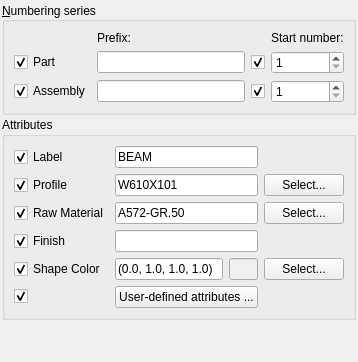
     <widget class="QWidget" name="tabAttributes">
      <attribute name="title">
       <string>Attributes</string>
      </attribute>
      <layout class="QGridLayout" name="gridLayout_2">
       <property name="sizeConstraint">
        <enum>QLayout::SetDefaultConstraint</enum>
       </property>
       <property name="leftMargin">
        <number>2</number>
       </property>
       <property name="topMargin">
        <number>2</number>
       </property>
       <property name="rightMargin">
        <number>2</number>
       </property>
       <property name="bottomMargin">
        <number>2</number>
       </property>
       <property name="spacing">
        <number>2</number>
       </property>
       <item row="0" column="0">
        <widget class="QGroupBox" name="groupBoxNumberinSeries">
         <property name="sizePolicy">
          <sizepolicy hsizetype="Preferred" vsizetype="MinimumExpanding">
           <horstretch>0</horstretch>
           <verstretch>0</verstretch>
          </sizepolicy>
         </property>
         <property name="title">
          <string>&amp;Numbering series</string>
         </property>
         <property name="alignment">
          <set>Qt::AlignLeading|Qt::AlignLeft|Qt::AlignVCenter</set>
         </property>
         <property name="flat">
          <bool>false</bool>
         </property>
         <property name="checkable">
          <bool>false</bool>
         </property>
         <property name="objectProperty" stdset="0">
          <string/>
         </property>
         <property name="widgetAction" stdset="0">
          <string/>
         </property>
         <layout class="QGridLayout" name="gridLayout_3">
          <item row="0" column="3">
           <widget class="QLabel" name="label_2">
            <property name="text">
             <string>Start number:</string>
            </property>
            <property name="objectProperty" stdset="0">
             <string/>
            </property>
            <property name="widgetAction" stdset="0">
             <string/>
            </property>
           </widget>
          </item>
          <item row="1" column="0">
           <widget class="QCheckBox" name="checkBoxTogglePartPrefix">
            <property name="text">
             <string>Part</string>
            </property>
            <property name="checked">
             <bool>true</bool>
            </property>
            <property name="objectProperty" stdset="0">
             <string>PartPrefix</string>
            </property>
            <property name="widgetAction" stdset="0">
             <string>toggleModifyProperty</string>
            </property>
           </widget>
          </item>
          <item row="0" column="1">
           <widget class="QLabel" name="label">
            <property name="text">
             <string>Prefix:</string>
            </property>
            <property name="objectProperty" stdset="0">
             <string/>
            </property>
            <property name="widgetAction" stdset="0">
             <string/>
            </property>
           </widget>
          </item>
          <item row="2" column="0">
           <widget class="QCheckBox" name="checkBoxToggleAssemblyPrefix">
            <property name="text">
             <string>Assembly</string>
            </property>
            <property name="checked">
             <bool>true</bool>
            </property>
            <property name="objectProperty" stdset="0">
             <string>AssemblyPrefix</string>
            </property>
            <property name="widgetAction" stdset="0">
             <string>toggleModifyProperty</string>
            </property>
           </widget>
          </item>
          <item row="1" column="1">
           <widget class="QLineEdit" name="lineEditPartPrefix">
            <property name="objectProperty" stdset="0">
             <string>PartPrefix</string>
            </property>
            <property name="widgetAction" stdset="0">
             <string/>
            </property>
            <property name="objectPropertyValue" stdset="0">
             <string/>
            </property>
           </widget>
          </item>
          <item row="1" column="2">
           <widget class="QCheckBox" name="checkBoxTogglePartStartNumber">
            <property name="text">
             <string/>
            </property>
            <property name="checked">
             <bool>true</bool>
            </property>
            <property name="objectProperty" stdset="0">
             <string>PartStartNumber</string>
            </property>
            <property name="widgetAction" stdset="0">
             <string>toggleModifyProperty</string>
            </property>
           </widget>
          </item>
          <item row="1" column="3">
           <widget class="QSpinBox" name="spinBoxPartStartNumber">
            <property name="contextMenuPolicy">
             <enum>Qt::NoContextMenu</enum>
            </property>
            <property name="suffix">
             <string/>
            </property>
            <property name="minimum">
             <number>1</number>
            </property>
            <property name="maximum">
             <number>1000000000</number>
            </property>
            <property name="value">
             <number>1</number>
            </property>
            <property name="objectProperty" stdset="0">
             <string notr="true">PartStartNumber</string>
            </property>
            <property name="widgetAction" stdset="0">
             <string/>
            </property>
           </widget>
          </item>
          <item row="2" column="1">
           <widget class="QLineEdit" name="lineEditAssemblyPrefix">
            <property name="objectProperty" stdset="0">
             <string>AssemblyPrefix</string>
            </property>
            <property name="widgetAction" stdset="0">
             <string/>
            </property>
           </widget>
          </item>
          <item row="2" column="2">
           <widget class="QCheckBox" name="checkBoxToggleAssemblyStartNumber">
            <property name="text">
             <string/>
            </property>
            <property name="checked">
             <bool>true</bool>
            </property>
            <property name="objectProperty" stdset="0">
             <string>AssemblyStartNumber</string>
            </property>
            <property name="widgetAction" stdset="0">
             <string>toggleModifyProperty</string>
            </property>
           </widget>
          </item>
          <item row="2" column="3">
           <widget class="QSpinBox" name="spinBoxAssemblyStartNumber">
            <property name="minimum">
             <number>1</number>
            </property>
            <property name="maximum">
             <number>1000000000</number>
            </property>
            <property name="value">
             <number>1</number>
            </property>
            <property name="objectProperty" stdset="0">
             <string>AssemblyStartNumber</string>
            </property>
            <property name="widgetAction" stdset="0">
             <string/>
            </property>
           </widget>
          </item>
         </layout>
        </widget>
       </item>
       <item row="1" column="0">
        <widget class="QGroupBox" name="groupBoxAttributes">
         <property name="title">
          <string>Attributes</string>
         </property>
         <property name="objectProperty" stdset="0">
          <string/>
         </property>
         <property name="widgetAction" stdset="0">
          <string/>
         </property>
         <layout class="QGridLayout" name="gridLayout_4">
          <item row="1" column="0">
           <widget class="QCheckBox" name="checkBoxToggleProfile">
            <property name="text">
             <string>Profile</string>
            </property>
            <property name="checked">
             <bool>true</bool>
            </property>
            <property name="objectProperty" stdset="0">
             <string>Profile</string>
            </property>
            <property name="widgetAction" stdset="0">
             <string>toggleModifyProperty</string>
            </property>
           </widget>
          </item>
          <item row="2" column="0">
           <widget class="QCheckBox" name="checkBoxToggleRawMaterial">
            <property name="text">
             <string>Raw Material</string>
            </property>
            <property name="checked">
             <bool>true</bool>
            </property>
            <property name="objectProperty" stdset="0">
             <string>RawMaterial</string>
            </property>
            <property name="widgetAction" stdset="0">
             <string>toggleModifyProperty</string>
            </property>
           </widget>
          </item>
          <item row="4" column="3">
           <widget class="QPushButton" name="pushButtonShapeColorSelect">
            <property name="enabled">
             <bool>true</bool>
            </property>
            <property name="text">
             <string>Select...</string>
            </property>
            <property name="checkable">
             <bool>false</bool>
            </property>
           </widget>
          </item>
          <item row="5" column="1" colspan="2">
           <widget class="QPushButton" name="pushButton_UDA">
            <property name="text">
             <string>User-defined attributes ...</string>
            </property>
            <property name="objectProperty" stdset="0">
             <string/>
            </property>
            <property name="widgetAction" stdset="0">
             <string/>
            </property>
           </widget>
          </item>
          <item row="0" column="0">
           <widget class="QCheckBox" name="checkBoxToggleLabel">
            <property name="text">
             <string>Label</string>
            </property>
            <property name="checked">
             <bool>true</bool>
            </property>
            <property name="objectProperty" stdset="0">
             <string>Label</string>
            </property>
            <property name="widgetAction" stdset="0">
             <string>toggleModifyProperty</string>
            </property>
           </widget>
          </item>
          <item row="4" column="2">
           <widget class="QLineEdit" name="lineEditColor">
            <property name="enabled">
             <bool>false</bool>
            </property>
            <property name="sizePolicy">
             <sizepolicy hsizetype="Ignored" vsizetype="Fixed">
              <horstretch>0</horstretch>
              <verstretch>0</verstretch>
             </sizepolicy>
            </property>
            <property name="minimumSize">
             <size>
              <width>20</width>
              <height>0</height>
             </size>
            </property>
           </widget>
          </item>
          <item row="0" column="1" colspan="2">
           <widget class="QLineEdit" name="lineEditLabel">
            <property name="text">
             <string>BEAM</string>
            </property>
            <property name="clearButtonEnabled">
             <bool>false</bool>
            </property>
            <property name="objectProperty" stdset="0">
             <string>Label</string>
            </property>
            <property name="widgetAction" stdset="0">
             <string/>
            </property>
           </widget>
          </item>
          <item row="4" column="0">
           <widget class="QCheckBox" name="checkBoxToggleShapeColor">
            <property name="text">
             <string>Shape Color</string>
            </property>
            <property name="checked">
             <bool>true</bool>
            </property>
            <property name="objectProperty" stdset="0">
             <string>ShapeColor</string>
            </property>
            <property name="widgetAction" stdset="0">
             <string>toggleModifyProperty</string>
            </property>
           </widget>
          </item>
          <item row="1" column="3">
           <widget class="QPushButton" name="pushButtonSelectProfile">
            <property name="text">
             <string>Select...</string>
            </property>
            <property name="objectProperty" stdset="0">
             <string/>
            </property>
            <property name="widgetAction" stdset="0">
             <string/>
            </property>
           </widget>
          </item>
          <item row="4" column="1">
           <widget class="QLineEdit" name="lineEditShapeColor">
            <property name="enabled">
             <bool>true</bool>
            </property>
            <property name="sizePolicy">
             <sizepolicy hsizetype="Preferred" vsizetype="Fixed">
              <horstretch>0</horstretch>
              <verstretch>0</verstretch>
             </sizepolicy>
            </property>
            <property name="text">
             <string>(0.0, 1.0, 1.0, 1.0)</string>
            </property>
            <property name="objectProperty" stdset="0">
             <string>ShapeColor</string>
            </property>
            <property name="widgetAction" stdset="0">
             <string/>
            </property>
           </widget>
          </item>
          <item row="5" column="0">
           <widget class="QCheckBox" name="checkBoxToggleUDA">
            <property name="text">
             <string/>
            </property>
            <property name="checked">
             <bool>true</bool>
            </property>
            <property name="objectProperty" stdset="0">
             <string/>
            </property>
            <property name="widgetAction" stdset="0">
             <string>toggleModifyProperty</string>
            </property>
           </widget>
          </item>
          <item row="3" column="1" colspan="2">
           <widget class="QLineEdit" name="lineEditFinish">
            <property name="objectProperty" stdset="0">
             <string>Finish</string>
            </property>
            <property name="widgetAction" stdset="0">
             <string/>
            </property>
           </widget>
          </item>
          <item row="3" column="0">
           <widget class="QCheckBox" name="checkBoxToggleFinish">
            <property name="text">
             <string>Finish</string>
            </property>
            <property name="checked">
             <bool>true</bool>
            </property>
            <property name="objectProperty" stdset="0">
             <string>Finish</string>
            </property>
            <property name="widgetAction" stdset="0">
             <string>toggleModifyProperty</string>
            </property>
           </widget>
          </item>
          <item row="1" column="1" colspan="2">
           <widget class="QLineEdit" name="lineEditProfile">
            <property name="text">
             <string>W610X101</string>
            </property>
            <property name="clearButtonEnabled">
             <bool>false</bool>
            </property>
            <property name="objectProperty" stdset="0">
             <string>Profile</string>
            </property>
            <property name="widgetAction" stdset="0">
             <string/>
            </property>
           </widget>
          </item>
          <item row="2" column="1" colspan="2">
           <widget class="QLineEdit" name="lineEditRawMaterial">
            <property name="text">
             <string>A572-GR.50</string>
            </property>
            <property name="objectProperty" stdset="0">
             <string>RawMaterial</string>
            </property>
            <property name="widgetAction" stdset="0">
             <string/>
            </property>
           </widget>
          </item>
          <item row="2" column="3">
           <widget class="QPushButton" name="pushButtonSelectMaterial">
            <property name="text">
             <string>Select...</string>
            </property>
            <property name="objectProperty" stdset="0">
             <string/>
            </property>
            <property name="widgetAction" stdset="0">
             <string/>
            </property>
           </widget>
          </item>
         </layout>
        </widget>
       </item>
       <item row="2" column="0">
        <spacer name="verticalSpacer">
         <property name="orientation">
          <enum>Qt::Vertical</enum>
         </property>
         <property name="sizeHint" stdset="0">
          <size>
           <width>20</width>
           <height>40</height>
          </size>
         </property>
        </spacer>
       </item>
      </layout>
     </widget>
